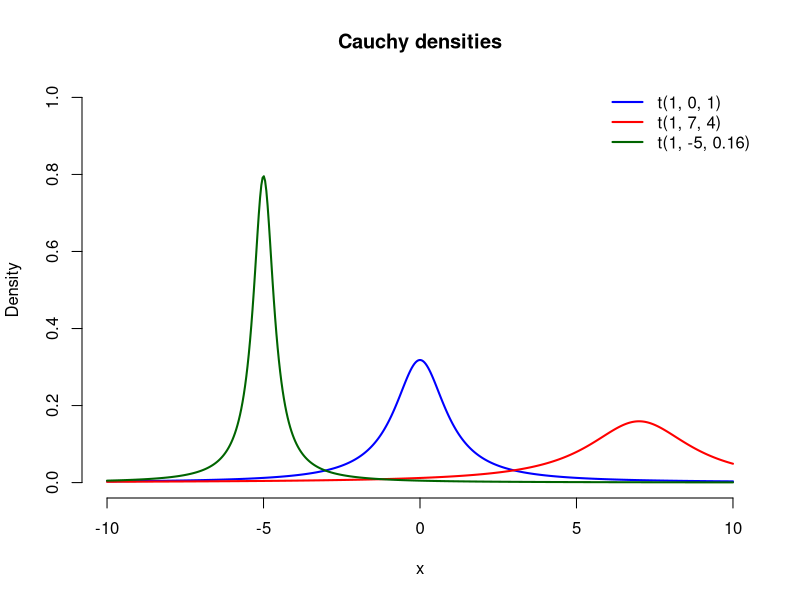

Here is the R script that generated this plot:
## ---- chunk 1
#| echo: false
#| fig-align: center

# Define grid for plotting
x <- seq(-10, 10, length.out = 500)

# Parameters: (location, scale)
params <- list(
  c(0, 1),     # standard Cauchy
  c(7, 2),     # shifted right, widened
  c(-5, 0.4)   # shifted left, narrowed
)

# Compute densities
y <- lapply(params, function(p) dcauchy(x, location = p[1], scale = p[2]))

# Colors for curves
cols <- c("blue", "red", "darkgreen")

# Plot first density
plot(x, y[[1]], type = "l", col = cols[1], lwd = 2,
     ylab = "Density", xlab = "x", main = "Cauchy densities",
     ylim = c(0, 1), bty = "n")

# Add the others
for (i in 2:length(params)) {
  lines(x, y[[i]], col = cols[i], lwd = 2)
}

# Build legend labels dynamically (scale convention)
labels <- sapply(params, function(p) sprintf("t(1, %g, %g)", p[1], p[2]^2))

# Add legend
legend("topright", lwd = 2, col = cols, legend = labels, bty = "n")
